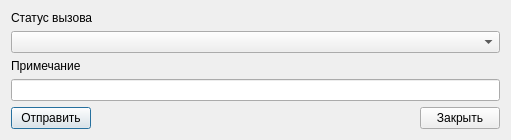
<?xml version="1.0" encoding="UTF-8"?>
<ui version="4.0">
 <class>Dialog</class>
 <widget class="QDialog" name="Dialog">
  <property name="windowModality">
   <enum>Qt::ApplicationModal</enum>
  </property>
  <property name="geometry">
   <rect>
    <x>0</x>
    <y>0</y>
    <width>511</width>
    <height>139</height>
   </rect>
  </property>
  <property name="windowTitle">
   <string>Результат вызова</string>
  </property>
  <property name="sizeGripEnabled">
   <bool>false</bool>
  </property>
  <property name="modal">
   <bool>true</bool>
  </property>
  <layout class="QVBoxLayout" name="verticalLayout">
   <item>
    <widget class="QLabel" name="label">
     <property name="text">
      <string>Статус вызова</string>
     </property>
    </widget>
   </item>
   <item>
    <widget class="QComboBox" name="cmbEventType"/>
   </item>
   <item>
    <widget class="QLabel" name="label_2">
     <property name="text">
      <string>Примечание</string>
     </property>
    </widget>
   </item>
   <item>
    <widget class="QLineEdit" name="edtNote">
     <property name="enabled">
      <bool>true</bool>
     </property>
    </widget>
   </item>
   <item>
    <spacer name="verticalSpacer">
     <property name="orientation">
      <enum>Qt::Vertical</enum>
     </property>
     <property name="sizeHint" stdset="0">
      <size>
       <width>20</width>
       <height>40</height>
      </size>
     </property>
    </spacer>
   </item>
   <item>
    <layout class="QHBoxLayout" name="horizontalLayout">
     <item>
      <widget class="QPushButton" name="btnOK">
       <property name="text">
        <string>Отправить</string>
       </property>
      </widget>
     </item>
     <item>
      <spacer name="horizontalSpacer">
       <property name="orientation">
        <enum>Qt::Horizontal</enum>
       </property>
       <property name="sizeHint" stdset="0">
        <size>
         <width>40</width>
         <height>20</height>
        </size>
       </property>
      </spacer>
     </item>
     <item>
      <widget class="QPushButton" name="btnCancel">
       <property name="text">
        <string>Закрыть</string>
       </property>
      </widget>
     </item>
    </layout>
   </item>
  </layout>
 </widget>
 <resources/>
 <connections>
  <connection>
   <sender>btnCancel</sender>
   <signal>clicked()</signal>
   <receiver>Dialog</receiver>
   <slot>reject()</slot>
   <hints>
    <hint type="sourcelabel">
     <x>454</x>
     <y>118</y>
    </hint>
    <hint type="destinationlabel">
     <x>388</x>
     <y>118</y>
    </hint>
   </hints>
  </connection>
 </connections>
</ui>
